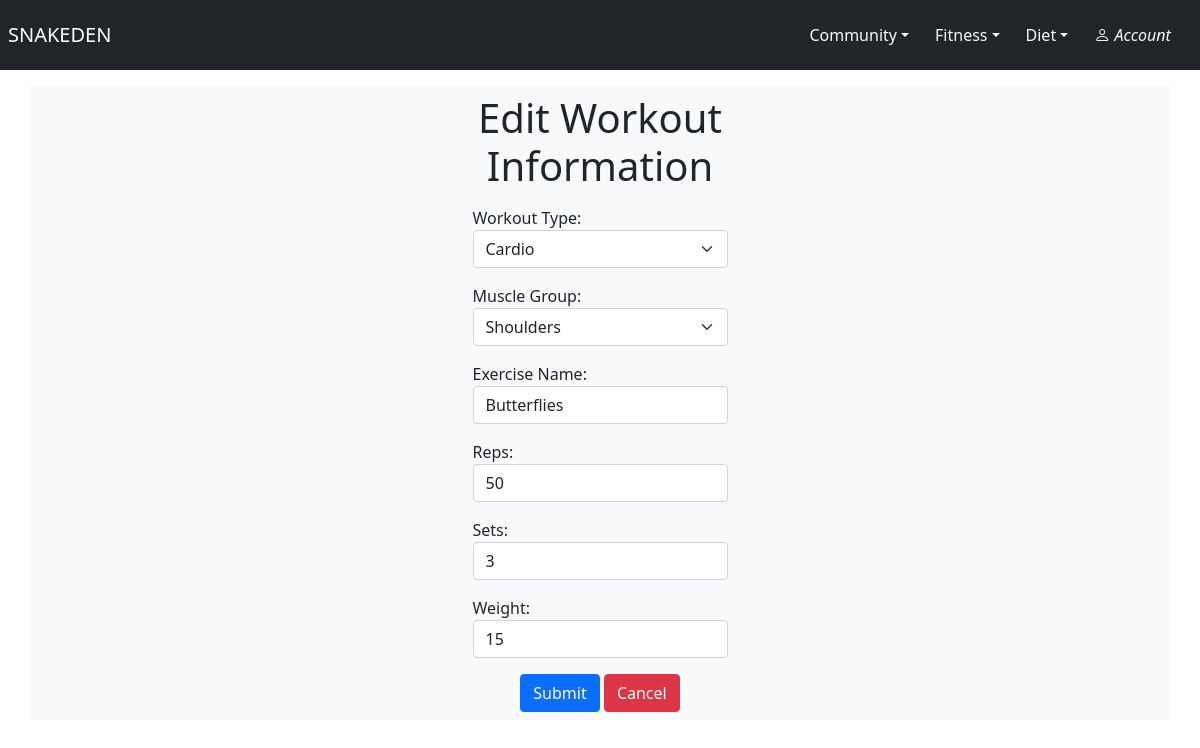
/fitness/edit_workout/1 (signed in), run on the app's committed database.
### fitness/models.py (models this page shows)
class Workout(models.Model):
    WORKOUT_TYPE = [
        ('Cardio', 'Cardio'),
        ('Strength', 'Strength'),
        ('Endurance', 'Endurance'),
    ]
    MUSCLE_GROUP = [
        ('Arms', 'Arms'),
        ('Shoulders', 'Shoulders'),
        ('Back', 'Back'),
        ('Core', 'Core'),
        ('Legs', 'Legs'),
    ]
    workout_type = models.CharField(max_length=50, choices=WORKOUT_TYPE)
    muscle_group = models.CharField(max_length=50, choices=MUSCLE_GROUP)
    exercise_name = models.CharField(max_length=50)
    reps = models.IntegerField()
    sets = models.IntegerField()
    weight = models.IntegerField()
    user = models.ForeignKey(User, on_delete=models.CASCADE)
    created_at = models.DateTimeField(auto_now_add=True)

### fitness/views.py (the view)
# urls.py: path('edit_workout/<int:id>', views.edit_workout, name="edit_workout"),
@login_required
def edit_workout(request, id):
    workout = Workout.objects.get(pk=id)
    form = WorkoutForm(request.POST or None, instance=workout)
    if form.is_valid():
        form.save()
        messages.success(request, "Record Saved Successfully")
        return redirect('user_workout_data')
    return render(request, 'fitness/edit_workout.html', {'workout': workout, 'form': form})

### fitness/templates/fitness/edit_workout.html (shortened to what this page needs)
{% extends 'base.html' %}
{% block body %}
 <div class="container py-2 my-3" style="max-width: 25%;">
        <h1 class="text-center">Edit Workout Information</h1>
        <form method="POST" class="mt-3">
            {{ form.as_p }}
            <div class="text-center">
                <input type="submit" class="btn btn-primary" value="Submit">
                <a href="{% url 'user_workout_data' %}" class="btn btn-danger">Cancel</a>
            </div>
        </form>
    </div>
{% endblock %}

### static/style.css (style rules this page uses)
body { background-color: lightgray; }

### data on the page
Workout: workout_type "Cardio", muscle_group "Shoulders", exercise_name "Butterflies", reps "50", sets "3", weight "15"
